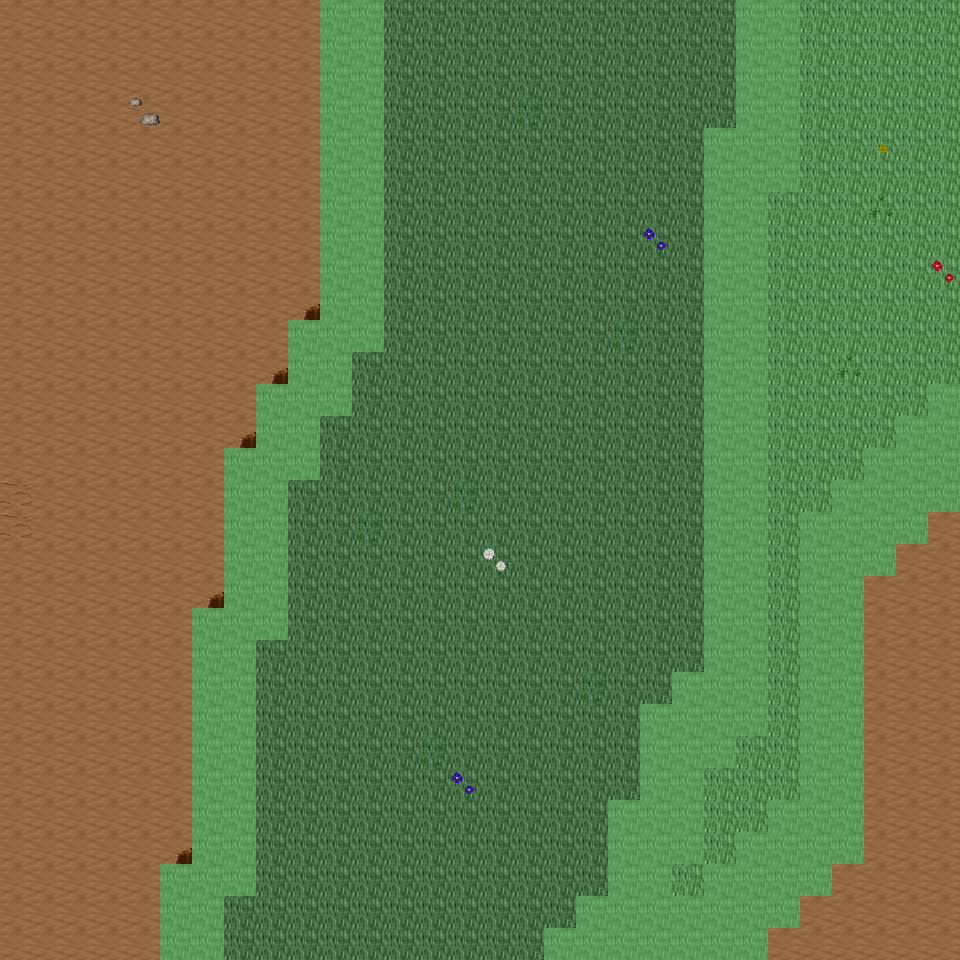

Below is a game level as drawn by its tile map, then a one-line description and the .tmx that defines it (tile-layer data replaced by summaries):
An orthogonal 30x30 tile map with 32x32 px tiles, 6 tile layers (Ground, Object, Object2, Above, ...), 29 tilesets and 6 objects (6x mapExit).

<map version="1.0" orientation="orthogonal" renderorder="right-down" width="30" height="30" tilewidth="32" tileheight="32" nextobjectid="7">
  <tileset firstgid="1" name="tileset_ground_ground" tilewidth="32" tileheight="32" tilecount="33" columns="3">
    <image source="../drawable/tileset_ground_ground.png" width="96" height="352" />
  </tileset>
  <tileset firstgid="34" name="tileset_ground_ridge_earth_dark" tilewidth="32" tileheight="32" tilecount="96" columns="12">
    <image source="../drawable/tileset_ground_ridge_earth_dark.png" width="384" height="256" />
  </tileset>
  <tileset firstgid="130" name="tileset_ground_rock_pebbles" tilewidth="32" tileheight="32" tilecount="3" columns="1">
    <image source="../drawable/tileset_ground_rock_pebbles.png" width="32" height="96" />
  </tileset>
  <tileset firstgid="133" name="tileset_ground_ladder_steps" tilewidth="32" tileheight="32" tilecount="6" columns="3">
    <image source="../drawable/tileset_ground_ladder_steps.png" width="96" height="64" />
  </tileset>
  <tileset firstgid="139" name="tileset_ground_grass_edges" tilewidth="32" tileheight="32" tilecount="36" columns="12">
    <image source="../drawable/tileset_ground_grass_edges.png" width="384" height="96" />
  </tileset>
  <tileset firstgid="175" name="tileset_ground_grass_corners" tilewidth="32" tileheight="32" tilecount="24" columns="6">
    <image source="../drawable/tileset_ground_grass_corners.png" width="192" height="128" />
  </tileset>
  <tileset firstgid="199" name="tileset_ground_earth_edges" tilewidth="32" tileheight="32" tilecount="18" columns="6">
    <image source="../drawable/tileset_ground_earth_edges.png" width="192" height="96" />
  </tileset>
  <tileset firstgid="217" name="tileset_plant_flower_daisy_white" tilewidth="32" tileheight="32" tilecount="8" columns="2">
    <image source="../drawable/tileset_plant_flower_daisy_white.png" width="64" height="128" />
  </tileset>
  <tileset firstgid="225" name="tileset_item_corpse_huge_animal" tilewidth="32" tileheight="32" tilecount="16" columns="2">
    <image source="../drawable/tileset_item_corpse_huge_animal.png" width="64" height="256" />
  </tileset>
  <tileset firstgid="241" name="tileset_plant_grasses" tilewidth="32" tileheight="32" tilecount="6" columns="3">
    <image source="../drawable/tileset_plant_grasses.png" width="96" height="64" />
  </tileset>
  <tileset firstgid="247" name="tileset_plant_flower_daisy_blue" tilewidth="32" tileheight="32" tilecount="8" columns="2">
    <image source="../drawable/tileset_plant_flower_daisy_blue.png" width="64" height="128" />
  </tileset>
  <tileset firstgid="255" name="tileset_plant_flower_daisy_yellow" tilewidth="32" tileheight="32" tilecount="8" columns="2">
    <image source="../drawable/tileset_plant_flower_daisy_yellow.png" width="64" height="128" />
  </tileset>
  <tileset firstgid="263" name="tileset_plant_flower_daisy_red" tilewidth="32" tileheight="32" tilecount="8" columns="2">
    <image source="../drawable/tileset_plant_flower_daisy_red.png" width="64" height="128" />
  </tileset>
  <tileset firstgid="271" name="tileset_plant_bush_bushes" tilewidth="32" tileheight="32" tilecount="10" columns="5">
    <image source="../drawable/tileset_plant_bush_bushes.png" width="160" height="64" />
  </tileset>
  <tileset firstgid="281" name="tileset_plant_stump_stump_brown" tilewidth="32" tileheight="32" tilecount="4" columns="2">
    <image source="../drawable/tileset_plant_stump_stump_brown.png" width="64" height="64" />
  </tileset>
  <tileset firstgid="285" name="tileset_logic_creature_orc" tilewidth="32" tileheight="32" tilecount="6" columns="6">
    <image source="../drawable/tileset_logic_creature_orc.png" width="192" height="32" />
  </tileset>
  <tileset firstgid="291" name="tileset_logic_creature_gnome" tilewidth="32" tileheight="32" tilecount="6" columns="6">
    <image source="../drawable/tileset_logic_creature_gnome.png" width="192" height="32" />
  </tileset>
  <tileset firstgid="297" name="tileset_logic_portal" tilewidth="32" tileheight="32" tilecount="24" columns="8">
    <image source="../drawable/tileset_logic_portal.png" width="256" height="96" />
  </tileset>
  <tileset firstgid="321" name="tileset_logic_creature_animal" tilewidth="32" tileheight="32" tilecount="32" columns="8">
    <image source="../drawable/tileset_logic_creature_animal.png" width="256" height="128" />
  </tileset>
  <tileset firstgid="353" name="tileset_logic_collision" tilewidth="32" tileheight="32" tilecount="1" columns="1">
    <image source="../drawable/tileset_logic_collision.png" width="32" height="32" />
  </tileset>
  <tileset firstgid="354" name="tileset_plant_tree_dead_tree_5" tilewidth="32" tileheight="32" tilecount="20" columns="4">
    <image source="../drawable/tileset_plant_tree_dead_tree_5.png" width="128" height="160" />
  </tileset>
  <tileset firstgid="374" name="tileset_plant_tree_dead_tree_6" tilewidth="32" tileheight="32" tilecount="20" columns="4">
    <image source="../drawable/tileset_plant_tree_dead_tree_6.png" width="128" height="160" />
  </tileset>
  <tileset firstgid="394" name="tileset_plant_tree_dead_tree_7" tilewidth="32" tileheight="32" tilecount="20" columns="4">
    <image source="../drawable/tileset_plant_tree_dead_tree_7.png" width="128" height="160" />
  </tileset>
  <tileset firstgid="414" name="tileset_plant_bush_large_dead" tilewidth="32" tileheight="32" tilecount="2" columns="1">
    <image source="../drawable/tileset_plant_bush_large_dead.png" width="32" height="64" />
  </tileset>
  <tileset firstgid="416" name="tileset_plant_bush_large_wide_dead" tilewidth="32" tileheight="32" tilecount="4" columns="2">
    <image source="../drawable/tileset_plant_bush_large_wide_dead.png" width="64" height="64" />
  </tileset>
  <tileset firstgid="420" name="tileset_plant_grasses_wildland" tilewidth="32" tileheight="32" tilecount="4" columns="4">
    <image source="../drawable/tileset_plant_grasses_wildland.png" width="128" height="32" />
  </tileset>
  <tileset firstgid="424" name="tileset_object_skullsonspikes_l" tilewidth="32" tileheight="32" tilecount="12" columns="4">
    <image source="../drawable/tileset_object_skullsonspikes_l.png" width="128" height="96" />
  </tileset>
  <tileset firstgid="436" name="tileset_object_skullsonspikes_r" tilewidth="32" tileheight="32" tilecount="12" columns="4">
    <image source="../drawable/tileset_object_skullsonspikes_r.png" width="128" height="96" />
  </tileset>
  <tileset firstgid="448" name="tileset_logic_item_herb" tilewidth="32" tileheight="32" tilecount="5" columns="5">
    <image source="../drawable/tileset_logic_item_herb.png" width="160" height="32" />
  </tileset>
  <layer name="Ground" width="30" height="30">
    <data>[900 cells, 900 non-empty, 3 distinct tile ids]</data>
  </layer>
  <layer name="Object" width="30" height="30">
    <data>[900 cells, 197 non-empty, 16 distinct tile ids]</data>
  </layer>
  <layer name="Object2" width="30" height="30">
    <data>[900 cells, 17 non-empty, 9 distinct tile ids]</data>
  </layer>
  <layer name="Above" width="30" height="30">
    <data>[900 cells, 0 non-empty, 0 distinct tile ids]</data>
  </layer>
  <layer name="Above2" width="30" height="30">
    <data>[900 cells, 0 non-empty, 0 distinct tile ids]</data>
  </layer>
  <layer name="Walkable" width="30" height="30">
    <data>[900 cells, 185 non-empty, 1 distinct tile ids]</data>
  </layer>
  <objectgroup name="MapEvents">
    <object id="1" name="south" type="mapExit" x="0" y="928" width="160" height="32">
      <properties>
        <property name="map" value="level_0_x86_y60" />
        <property name="x" value="0" />
        <property name="y" value="1" />
      </properties>
    </object>
    </objectgroup>
</map>
<!-- 5 of 6 objects omitted -->
